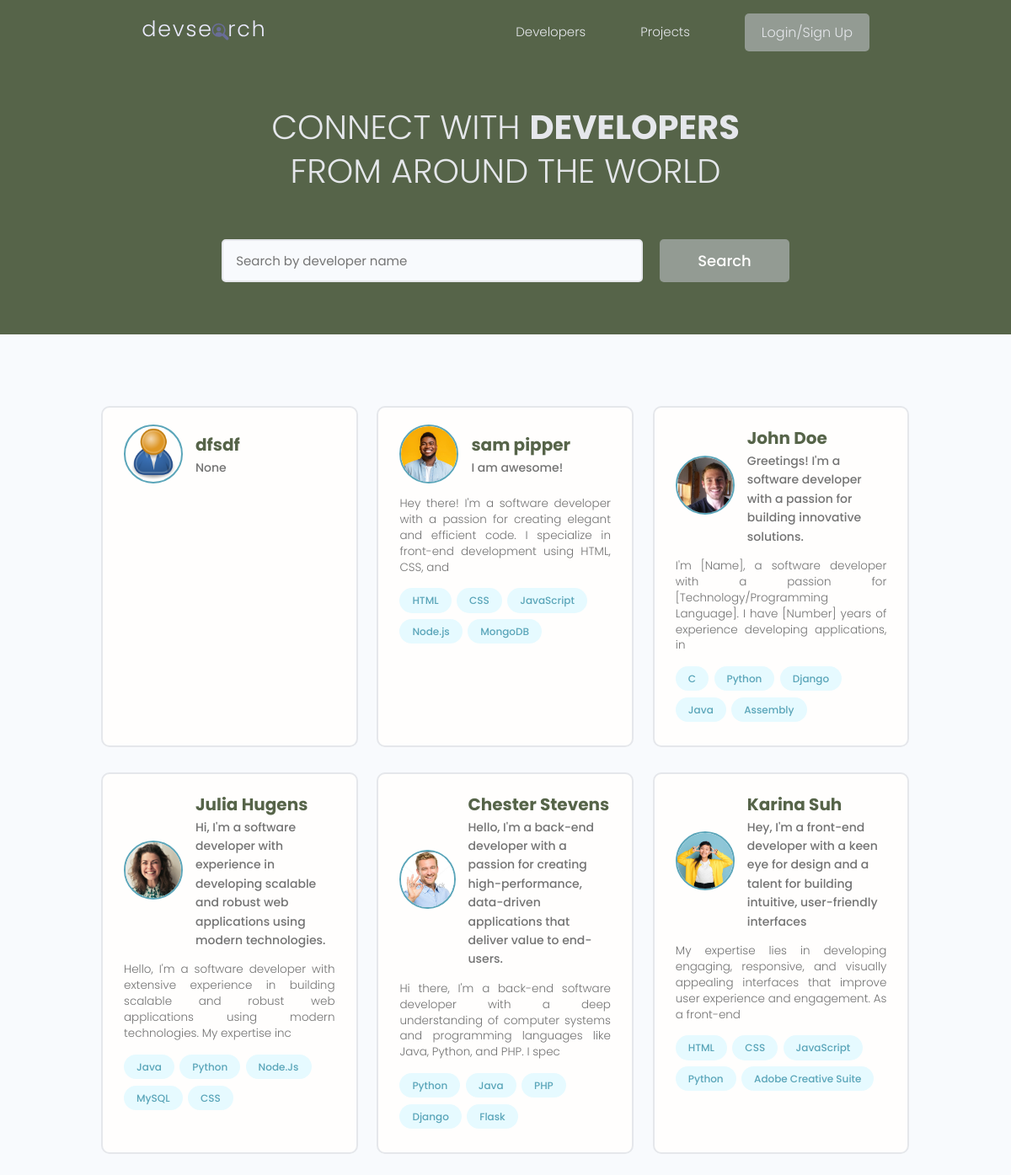
The page / on the database its author committed.
### users/models.py (models this page shows, shortened)
class Profile(models.Model):
    user = models.OneToOneField(User, on_delete=models.CASCADE, null=True,
                                blank=True)  # Any time an user is deleted, the profile is deleted as well
    name = models.CharField(max_length=200, null=True, blank=True)
    email = models.EmailField(max_length=500, blank=True, null=True)
    username = models.CharField(max_length=200, null=True, blank=True)
    location = models.CharField(max_length=200, null=True, blank=True)
    short_intro = models.CharField(max_length=200, null=True, blank=True)
    bio = models.TextField(blank=True, null=True)
    profile_image = models.ImageField(null=True, blank=True, upload_to="profiles/", default="profiles/default.png")
    social_github = models.CharField(max_length=200, null=True, blank=True)
    social_linkedin = models.CharField(max_length=200, null=True, blank=True)
    social_twitter = models.CharField(max_length=200, null=True, blank=True)
    social_youtube = models.CharField(max_length=200, null=True, blank=True)
    social_website = models.CharField(max_length=200, null=True, blank=True)
    created = models.DateTimeField(auto_now_add=True)
    id = models.UUIDField(default=uuid.uuid4, unique=True, primary_key=True, editable=False)

class Skill(models.Model):
    owner = models.ForeignKey(Profile, on_delete=models.CASCADE, null=True, blank=True)
    name = models.CharField(max_length=200, null=True, blank=True)
    description = models.TextField(null=True, blank=True)
    created = models.DateTimeField(auto_now_add=True)
    id = models.UUIDField(default=uuid.uuid4, unique=True, primary_key=True, editable=False)
    def __str__(self):
        return str(self.name)

### users/views.py (the view)
# urls.py: path('', views.profiles, name='profiles'),
def profiles(request):
    profiles = Profile.objects.all()
    context = {'profiles': profiles}
    return render(request, 'users/profiles.html', context)

### users/templates/users/profiles.html (shortened to what this page needs)
{% extends 'main.html' %}
{% block content %}
    <main class="home">
        <section class="hero-section text-center">
            <div class="container container--narrow">
                <div class="hero-section__box">
                    <h2>CONNECT WITH <span>DEVELOPERS</span></h2>
                    <h2>FROM AROUND THE WORLD</h2>
                </div>
                <div class="hero-section__search">
                    <form class="form" action="#" method="get">
                        <div class="form__field">
                            <input class="input input--text" id="formInput#search" type="text" name="text"
                                   placeholder="Search by developer name"/>
                        </div>
                        <input class="btn btn--sub btn--lg" type="submit" value="Search"/>
                    </form>
                </div>
            </div>
        </section>
        <section class="devlist">
            <div class="container">
                <div class="grid grid--three">
                    {% for profile in profiles %}
                        <div class="column card">
                            <div class="dev">
                                <a href="{% url 'user-profile' profile.id %}" class="card__body">
                                    <div class="dev__profile">
                                        <img class="avatar avatar--md"
                                             src="{{ profile.profile_image.url }}" alt="image"/>
                                        <div class="dev__meta">
                                            <h3>{{ profile.name }}</h3>
                                            <h5>{{ profile.short_intro }}</h5>
                                        </div>
                                    </div>
                                    <p class="dev__info">{{ profile.bio|slice:"150" }} </p>
                                    <div class="dev__skills">
                                        {% for skill in profile.skill_set.all|slice:"5" %}
                                            <span class="tag tag--pill tag--main">
                                        <small>{{ skill }}</small>
                                      </span>
                                        {% endfor %}
                                    </div>
                                </a>
                            </div>
                        </div>
                    {% endfor %}
                </div>
            </div>
        </section>
    </main>
{% endblock content %}

### templates/main.html (shortened to what this page needs)
<!DOCTYPE html>
{% load static %}
<html>
<head>
    <link rel="stylesheet" href="https://cdn.iconmonstr.com/1.3.0/css/iconmonstr-iconic-font.min.css"/>
    <link rel="stylesheet" href="{% static 'uikit/styles/uikit.css' %}"/>
    <link rel="stylesheet" href="{% static 'styles/app.css' %}"/>
</head>
<body>
{% include 'navbar.html' %}
{% block content %}
{% endblock content %}
</body>
</html>

### templates/navbar.html (shortened to what this page needs)
{% load static %}
<header class="header">
    <div class="container container--narrow">
        <a href="{% url 'profiles' %}" class="header__logo">
            <img src="{% static 'images/logo.svg' %}" alt="DevSearch Logo"/>
        </a>
        <nav class="header__nav">
            <ul class="header__menu">
                <li class="header__menuItem"><a href="{% url 'profiles' %}">Developers</a></li>
                <li class="header__menuItem"><a href="{% url 'projects' %}">Projects</a></li>
                {% if request.user.is_authenticated %}
                    <li class="header__menuItem"><a href="">Inbox</a></li>
                    <li class="header__menuItem"><a href="{% url 'account' %}">My Account</a></li>
                    <li class="header__menuItem"><a href="{% url 'logout' %}" class="btn btn--sub">Logout</a></li>
                {% else %}
                    <li class="header__menuItem"><a href="{% url 'login' %}" class="btn btn--sub">Login/Sign Up</a></li>
                {% endif %}
            </ul>
        </nav>
    </div>
</header>

### static/styles/app.css (style rules this page uses)
:root { --color-sub: #566449; }
.btn--sub { background-color: #939b93; }
.card { border: 2px solid var(--color-light); }
img { width: 100%; }
.header { position: sticky; z-index: 111; background-color: var(--color-sub); padding: 1.5rem 0; }
.header > .container { display: flex; justify-content: space-between; align-items: center; }
.header__logo > img { height: 3.8rem; }
.header__nav > ul { display: inline-flex; align-items: center; list-style: none; gap: 6.5rem; }
.header__menuItem > a { color: var(--color-light); font-weight: 300; }
.hero-section { height: 40vh; display: flex; align-items: center; background-color: var(--color-sub); }
.hero-section__box { margin-bottom: 4rem; }
.hero-section__box > h2, .hero-section__box > h2 > span { font-size: 4rem; color: var(--color-light); line-height: 1.3; text-transform: uppercase; }
.hero-section__box > h2 { font-weight: 300; }
.hero-section__box > h2 > span { font-weight: 700; }
.hero-section__search > .form { display: flex; align-items: center; justify-content: center; gap: 2rem; }
.hero-section__search > .form input.input--text { width: 50rem; }
.devlist { margin-top: 8rem; }
.devlist .grid { align-items: stretch; }
.devlist .dev .dev__profile { display: flex; align-items: center; gap: 1.5rem; }
.devlist .dev .dev__meta h3 { color: var(--color-sub); font-size: 2rem; font-weight: 700; }
.devlist .dev .dev__meta h5 { color: var(--color-text); font-size: 1.4rem; font-weight: 500; }
.devlist .dev .dev__info { margin: 1.5rem 0; font-size: 1.35rem; line-height: 1.4; text-align: justify; }

### static/uikit/styles/modules/_variables.css (style rules this page uses)
:root { --color-main: #5aa5b9; --color-main-light: #e6faff; --color-sub: #3f4156; --color-sub-light: #51546e; --color-sub-lighter: #ededfd; --color-text: #737373; --color-gray: #8b8b8b; --color-light: #e5e7eb; --color-light-gray: #767676; --color-bg: #f8fafd; --color-white: #fffefd; --color-white-light: #f3f3f3; --color-success: #359e64; --color-success-bg: #def8e8; --color-error: #fc4b0b; --color-error-bg: #fff2ee; --font-base: 'Poppins', arial, helvetica, 'Segoe UI', roboto, ubuntu, sans-serif; --font-monospace: 'Fira Code', 'Courier New', courier, monospace; --font-regular: 300; --font-medium: 500; --font-bold: 700; --generic-shadow: 1px 1px 5px #00000010; --generic-transition: all 0.3s ease-in-out; }

### static/uikit/styles/modules/_base.css (style rules this page uses)
* { margin: 0; padding: 0; box-sizing: border-box; text-rendering: optimizeLegibility; color: inherit; font-size: inherit; }
html { font-size: 50%; }
@media only screen and (min-width: 480px) { html { font-size: 56.25%; } }
@media only screen and (min-width: 1200px) { html { font-size: 62.5%; } }
body { line-height: 1.6; font-weight: 400; font-size: 1.5rem; color: var(--color-text); background-color: var(--color-bg); min-height: 100vh; }

### static/uikit/styles/modules/_typography.css (style rules this page uses)
* { font-family: var(--font-base); }
h2 { font-size: 3.6rem; font-weight: var(--font-bold); }
h3 { font-size: 3.2rem; font-weight: var(--font-medium); }
h5 { font-size: 2.4rem; font-weight: var(--font-medium); }
h5, h6 { font-weight: var(--font-regular); }
p, span, strong { font-size: 1.6rem; color: var(--color-text); font-weight: var(--font-regular); }
a { padding-bottom: 2px; text-decoration: none; display: inline-block; color: var(--color-main); font-weight: var(--font-medium); }

### static/uikit/styles/modules/_utilities.css (style rules this page uses)
.container { width: 92%; max-width: 165rem; margin: 0 auto; box-sizing: border-box; }
.container--narrow { width: 92%; max-width: 120rem; }
@media screen and (min-width: 1000px) { .container { width: 90%; } }
@media screen and (min-width: 1000px) { .container--narrow { width: 85%; } }
@media screen and (min-width: 1200px) { .container { width: 80%; } }
@media screen and (min-width: 1200px) { .container--narrow { width: 72%; } }
.text-center { text-align: center; }

### static/uikit/styles/modules/_avatar.css (style rules this page uses)
.avatar { border-radius: 50%; border: 2px solid var(--color-main); object-fit: cover; }
.avatar--md { height: 7rem; width: 7rem; }

### static/uikit/styles/modules/_button.css (style rules this page uses)
.btn { display: inline-block; position: relative; cursor: pointer; background-color: var(--color-light); font-weight: var(--font-medium); color: var(--color-sub); text-decoration: none; padding: 1rem 2rem; border-radius: 0.5rem; border: none; width: -webkit-fit-content; width: -moz-fit-content; width: fit-content; height: -webkit-fit-content; height: -moz-fit-content; height: fit-content; font-size: 1.6rem; outline-width: 0; outline-color: transparent; -webkit-backface-visibility: hidden; backface-visibility: hidden; transition: all 0.3s ease-in-out; }
.btn--sub { background-color: var(--color-sub); color: var(--color-white); }
.btn--lg { font-size: 1.8rem; padding: 1.2rem 4.5rem; }

### rows shown on the page
Profile: profile_image (placeholder picture), name "dfsdf", short_intro "None"
Profile: profile_image (picture), name "sam pipper", short_intro "I am awesome!", bio "Hey there! I'm a software developer with a passion for creating elegant and efficient code. I specialize in front-end development using HTML, CSS, and"
Skill: name "HTML"
Skill: name "CSS"
Skill: name "JavaScript"
Skill: name "Node.js"
Skill: name "MongoDB"
Profile: profile_image (picture), name "John Doe", short_intro "Greetings! I'm a software developer with a passion for building innovative solutions.", bio "I'm [Name], a software developer with a passion for [Technology/Programming Language]. I have [Number] years of experience developing applications, in"
Skill: name "C"
Skill: name "Python"
Skill: name "Django"
Skill: name "Java"
Skill: name "Assembly"
Profile: profile_image (picture), name "Julia Hugens", short_intro "Hi, I'm a software developer with experience in developing scalable and robust web applications using modern technologies.", bio "Hello, I'm a software developer with extensive experience in building scalable and robust web applications using modern technologies. My expertise inc"
Skill: name "Java"
Skill: name "Python"
Skill: name "Node.Js"
Skill: name "MySQL"
Skill: name "CSS"
Profile: profile_image (picture), name "Chester Stevens", short_intro "Hello, I'm a back-end developer with a passion for creating high-performance, data-driven applications that deliver value to end-users.", bio "Hi there, I'm a back-end software developer with a deep understanding of computer systems and programming languages like Java, Python, and PHP. I spec"
Skill: name "Python"
Skill: name "Java"
Skill: name "PHP"
Skill: name "Django"
Skill: name "Flask"
Profile: profile_image (picture), name "Karina Suh", short_intro "Hey, I'm a front-end developer with a keen eye for design and a talent for building intuitive, user-friendly interfaces", bio "My expertise lies in developing engaging, responsive, and visually appealing interfaces that improve user experience and engagement. As a front-end"
Skill: name "HTML"
Skill: name "CSS"
Skill: name "JavaScript"
Skill: name "Python"
Skill: name "Adobe Creative Suite"
